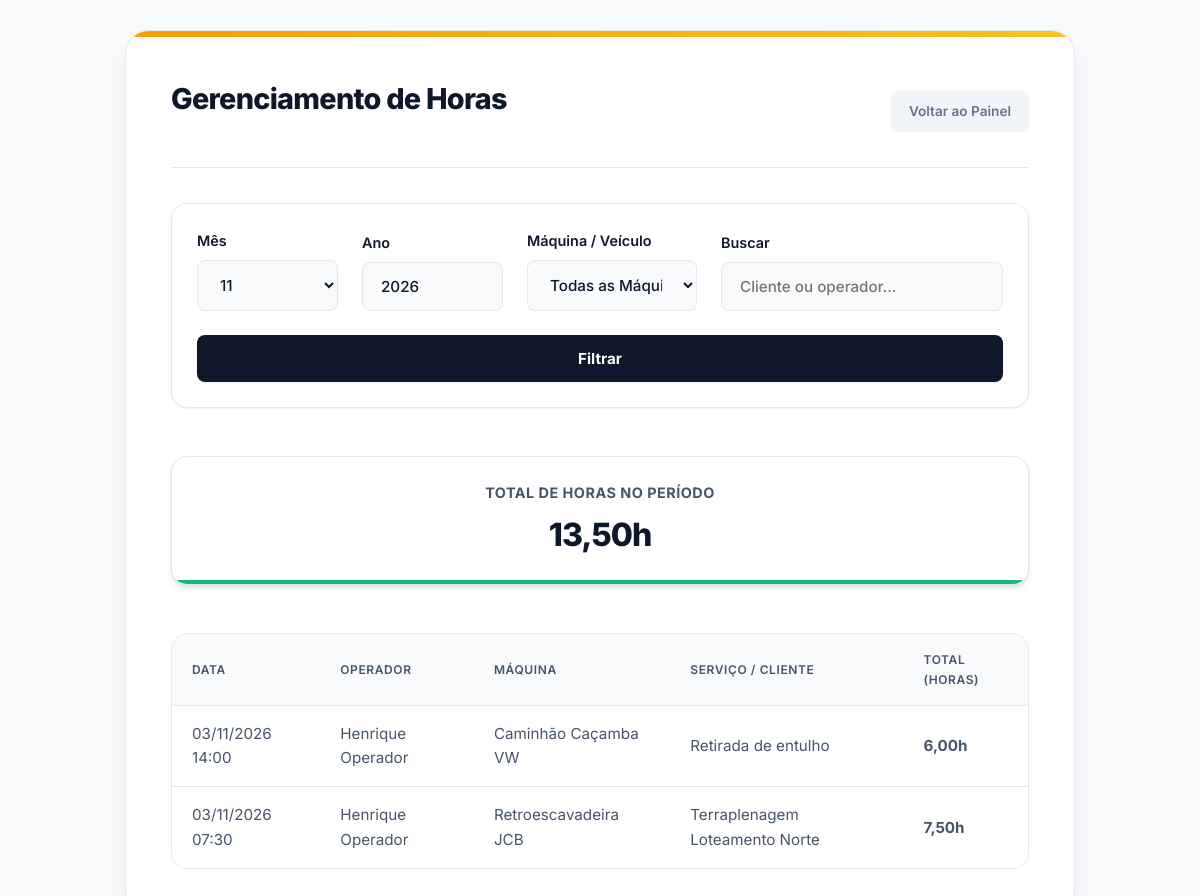
Screenshot of /dashboard_horas.php (signed in) with the database file from the repository.
### tables this page shows
CREATE TABLE apontamentos (
    id          INT AUTO_INCREMENT PRIMARY KEY,
    usuario_id  INT NOT NULL,
    maquina_id  INT NOT NULL,
    servico     VARCHAR(200) NOT NULL,
    h_inicial   DECIMAL(10,2) NOT NULL,
    h_final     DECIMAL(10,2) NOT NULL,
    total_horas DECIMAL(10,2) NOT NULL,
    data_hora   DATETIME NOT NULL DEFAULT CURRENT_TIMESTAMP,
    FOREIGN KEY (usuario_id) REFERENCES usuarios(id),
    FOREIGN KEY (maquina_id) REFERENCES maquinas(id)
);

CREATE TABLE usuarios (
    id        INT AUTO_INCREMENT PRIMARY KEY,
    nome      VARCHAR(100) NOT NULL,
    login     VARCHAR(50)  NOT NULL UNIQUE,
    senha     VARCHAR(255) NOT NULL,
    tipo      ENUM('admin', 'operador') NOT NULL DEFAULT 'operador',
    ativo     TINYINT(1) NOT NULL DEFAULT 1,   
    criado_em DATETIME NOT NULL DEFAULT CURRENT_TIMESTAMP
);

CREATE TABLE maquinas (
    id               INT AUTO_INCREMENT PRIMARY KEY,
    nome             VARCHAR(100) NOT NULL UNIQUE,
    tem_horimetro    TINYINT(1) NOT NULL DEFAULT 1,    
    horimetro_atual  DECIMAL(10,2) NOT NULL DEFAULT 0,
    ultima_troca     DECIMAL(10,2) NOT NULL DEFAULT 0,  
    intervalo_troca  INT NOT NULL DEFAULT 250,          
    margem_aviso     INT NOT NULL DEFAULT 50,           
    placa            VARCHAR(10)  NULL,
    renavam          VARCHAR(20)  NULL,
    crlv_arquivo     VARCHAR(255) NULL                  
);

### config.php (called while the page is built, shortened)
<?php
function e($texto): string
{
    return htmlspecialchars((string) $texto, ENT_QUOTES, 'UTF-8');
}
function numero($valor): string
{
    return number_format((float) $valor, 2, ',', '.');
}
function data_br(?string $data, bool $com_hora = false): string
{
    return date($com_hora ? 'd/m/Y H:i' : 'd/m/Y', strtotime($data));
}

### dashboard_horas.php (the view, shortened to what this page needs)
<?php
require 'config.php';
$mes        = (int) ($_GET['mes'] ?? date('n'));
$ano        = (int) ($_GET['ano'] ?? date('Y'));
$busca      = trim($_GET['busca'] ?? '');
$sql = 'SELECT a.*, u.nome AS operador, m.nome AS maquina
          FROM apontamentos a
          JOIN usuarios u ON u.id = a.usuario_id
          JOIN maquinas m ON m.id = a.maquina_id
         WHERE MONTH(a.data_hora) = ? AND YEAR(a.data_hora) = ?';
$params = [$mes, $ano];
$sql .= ' ORDER BY a.data_hora DESC';
$stmt = $pdo->prepare($sql);
$stmt->execute($params);
$registros = $stmt->fetchAll();
$total_horas = array_sum(array_column($registros, 'total_horas'));
require 'cabecalho.php';
?>
    <div class="container dashboard-container dashboard-compacto">
        <div class="header-painel">
            <h2>Gerenciamento de Horas</h2>
            <a href="painel.php" class="btn-sair">Voltar ao Painel</a>
        </div>
        <form method="get" class="search-form" style="align-items: flex-end;">
            <div class="form-group" style="min-width: 80px;">
                <label for="mes">Mês</label>
                <select id="mes" name="mes" class="input-select" style="margin-bottom: 0;">
                    <?php for ($i = 1; $i <= 12; $i++): ?>
                        <option value="<?= $i ?>" <?= $i === $mes ? 'selected' : '' ?>><?= str_pad($i, 2, '0', STR_PAD_LEFT) ?></option>
                    <?php endfor; ?>
                </select>
            </div>
            <div class="form-group" style="min-width: 90px;">
                <label for="ano">Ano</label>
                <input type="number" id="ano" name="ano" value="<?= $ano ?>" required style="margin-bottom: 0;">
            </div>
            <div class="form-group" style="min-width: 170px;">
                <label for="maquina_id">Máquina / Veículo</label>
                <select id="maquina_id" name="maquina_id" class="input-select" style="margin-bottom: 0;">
                    <option value="">Todas as Máquinas</option>
                </select>
            </div>
            <div class="form-group flex-expand">
                <label for="busca">Buscar</label>
                <input type="text" id="busca" name="busca" value="<?= e($busca) ?>" placeholder="Cliente ou operador..." style="margin-bottom: 0;">
            </div>
            <button type="submit" class="btn-filtrar" style="height: 47px;">Filtrar</button>
        </form>
        <div class="summary-cards">
            <div class="card card-total card-compacto">
                <h3 style="margin-bottom: 5px;">Total de Horas no Período</h3>
                <div class="value"><?= numero($total_horas) ?>h</div>
            </div>
        </div>
        <div class="table-responsive">
            <table class="tabela-horas">
                <thead>
                    <tr>
                        <th>Data</th>
                        <th>Operador</th>
                        <th>Máquina</th>
                        <th>Serviço / Cliente</th>
                        <th>Total (Horas)</th>
                    </tr>
                </thead>
                <tbody>
                    <?php foreach ($registros as $r): ?>
                        <tr>
                            <td><?= data_br($r['data_hora'], true) ?></td>
                            <td><?= e($r['operador']) ?></td>
                            <td><?= e($r['maquina']) ?></td>
                            <td><?= e($r['servico']) ?></td>
                            <td><strong><?= numero($r['total_horas']) ?>h</strong></td>
                        </tr>
                    <?php endforeach; ?>
                </tbody>
            </table>
        </div>
    </div>
</body>
</html>

### rows the page displays
apontamentos: data_hora "03/11/2026 14:00", usuario.nome "Henrique Operador", maquina.nome "Caminhão Caçamba VW", servico "Retirada de entulho", total_horas "6,00"
apontamentos: data_hora "03/11/2026 07:30", usuario.nome "Henrique Operador", maquina.nome "Retroescavadeira JCB", servico "Terraplenagem Loteamento Norte", total_horas "7,50"

### other values shown
numero($total_horas) "13,50"
form field mes "11"
